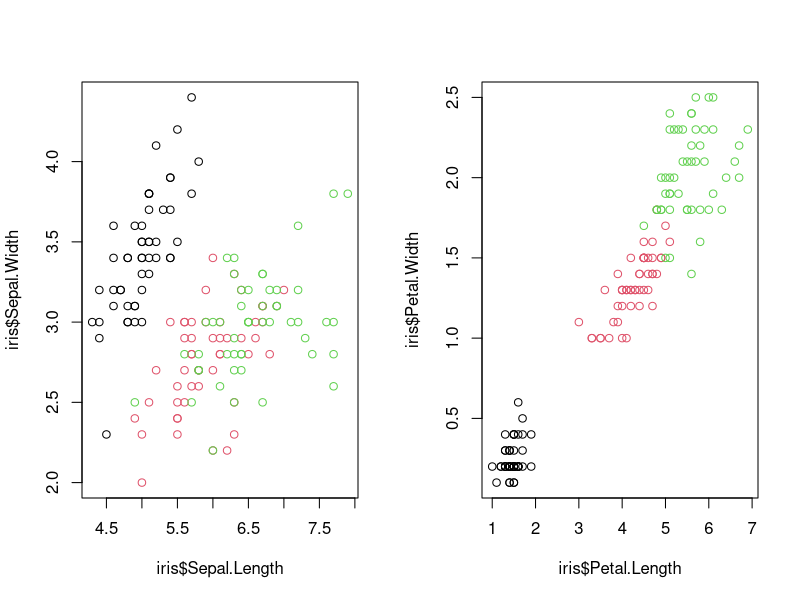
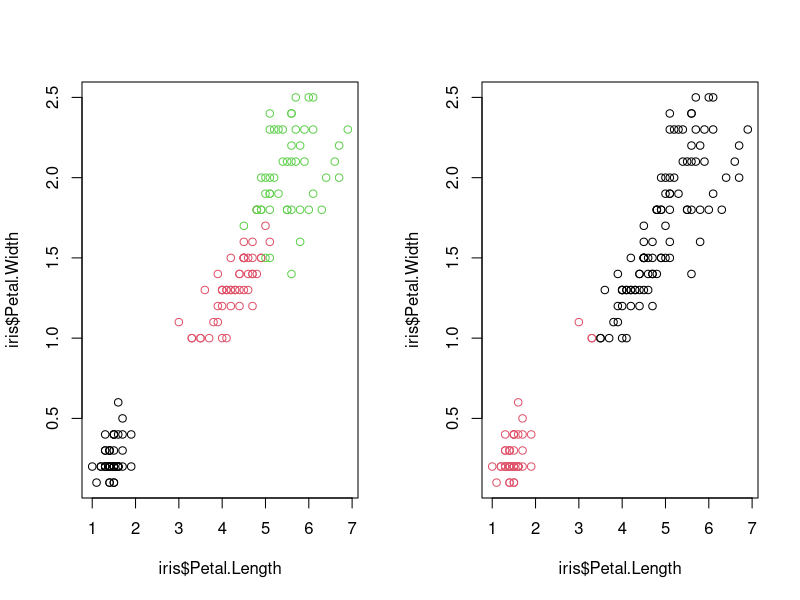
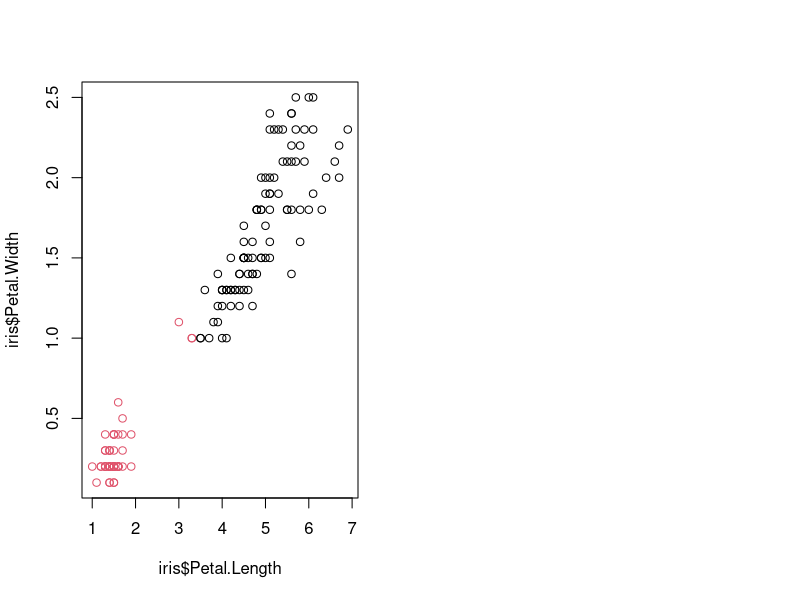
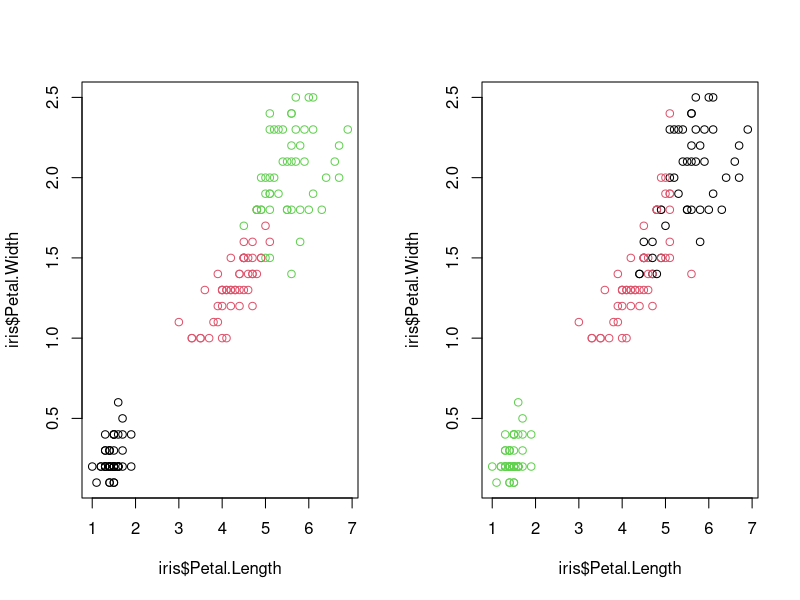
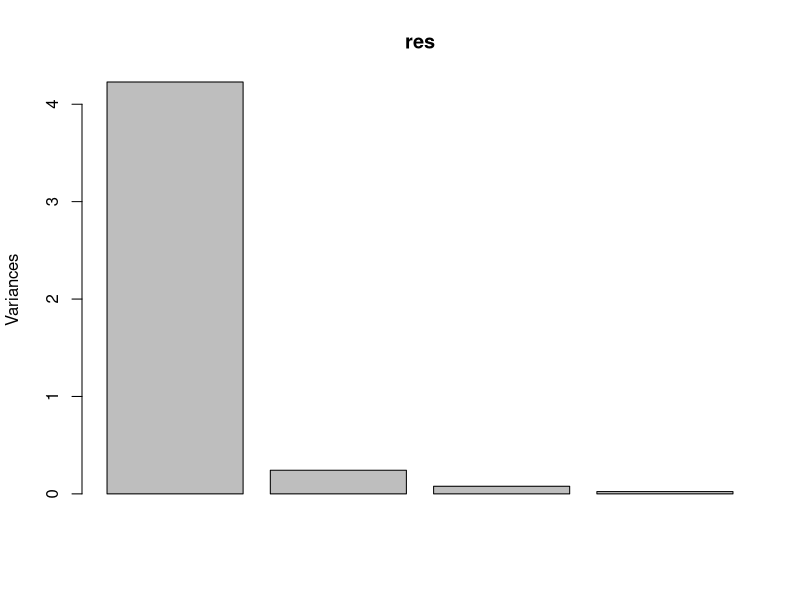
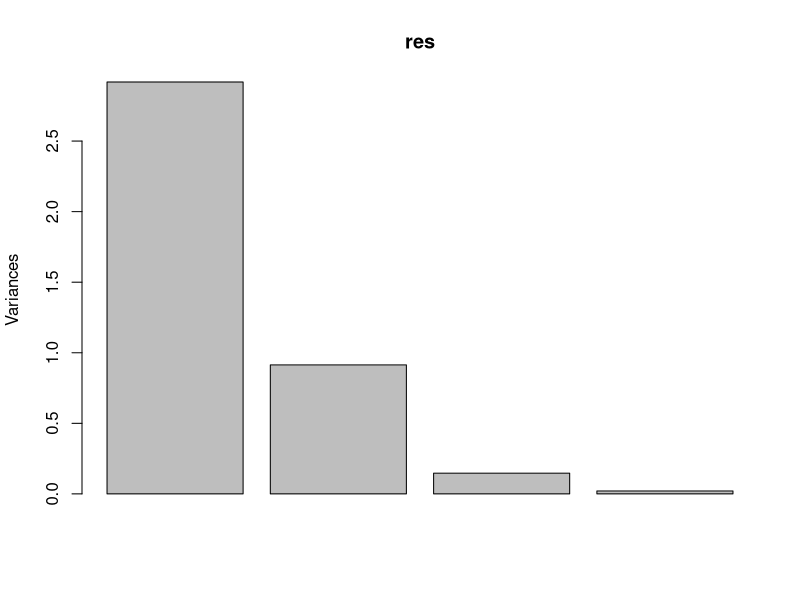
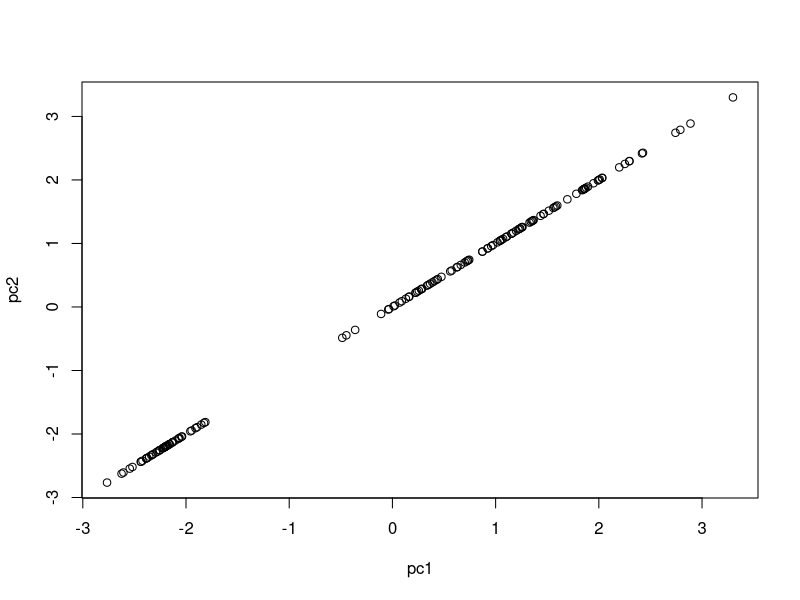
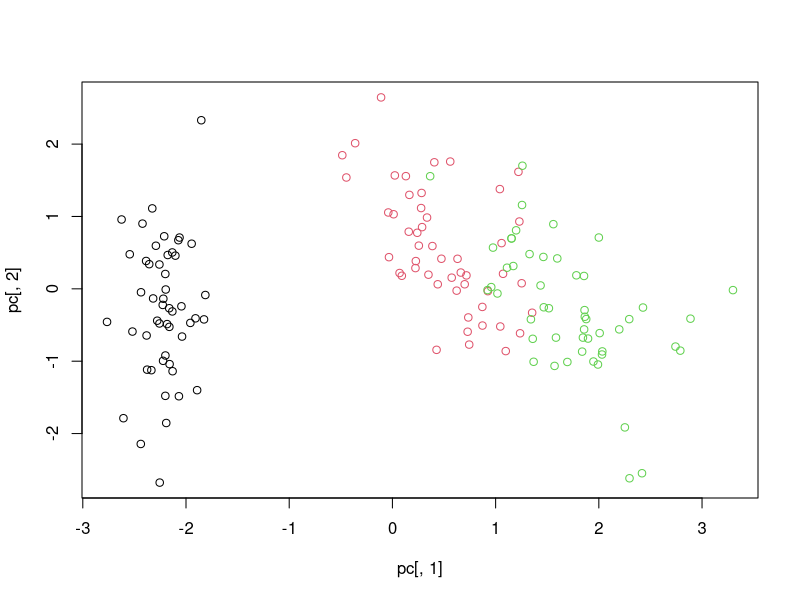

Here is the R script that generated these plots, in order:
data(iris)
head(iris)

table(iris$Species)

par(mfrow = c(1,2))
plot(iris$Sepal.Length, iris$Sepal.Width, col = iris$Species)
plot(iris$Petal.Length, iris$Petal.Width, col = iris$Species)

clustering <- kmeans(iris[,1:4], 2) # if clustering based on all fators, not good
par(mfrow = c(1,2))
plot(iris$Petal.Length, iris$Petal.Width, col = iris$Species)  # real
plot(iris$Petal.Length, iris$Petal.Width, col = clustering$cluster)

# scale the covariates
iris1 <- iris
for (i in 1:4) {
  iris1[,i] <- iris1[,i] - mean(iris1[,i])
  iris1[,i] <- iris1[,i]/sd(iris1[,i])
}

mean(iris1[,3])
sd(iris1[,3])

plot(iris$Petal.Length, iris$Petal.Width, col = clustering$cluster)

clustering <- kmeans(iris1[,1:4], 3)
par(mfrow = c(1,2))
plot(iris$Petal.Length, iris$Petal.Width, col = iris$Species)
plot(iris$Petal.Length, iris$Petal.Width, col = clustering$cluster)  # not good

# princinpal component analysis
# transforming the original variables into a new set of uncorrelated variables (principal components).
res <- prcomp(iris[,1:4])
names(res)

par(mfrow = c(1,1))
plot(res)
summary(res)

# "Elbow rule"
res <- prcomp(iris[,1:4], scale = T)
names(res)

par(mfrow = c(1,1))
plot(res)
summary(res)

res$sdev^2

names(res)
res$rotation

# Let's focus on the first principle component
rotation <- res$rotation[,1]
iris1 <- iris
for (i in 1:4) {
  iris1[,i] <- iris1[,i] - mean(iris1[,i])
  iris1[,i] <- iris1[,i]/sd(iris1[,i])
}

pc1 <- rep(NA, nrow(iris1))
for (i in 1:nrow(iris1)) {
  pc1[i] <- sum(iris1[i,1:4]*rotation)
}

pc2 <- rep(NA, nrow(iris1))
for (i in 1:nrow(iris1)) {
  pc2[i] <- sum(iris1[i,1:4]*rotation)
}

pc <- as.matrix(iris1[,1:4]) %*% res$rotation
head(pc)
head(res$x)

iris1[1,]
-0.521*0.9 - 0.269*1.016 - 0.58*1.336 - 0.565*1.311

head(res$x)

plot(pc1, pc2)

# visualization
library(ggplot2)
library(ggfortify)

plot(pc[,1], pc[,2], col = iris$Species)
autoplot(res, color = c(rep(1, 50), rep(2, 50), rep(3, 50)))

# Run k-means clustering on the dimension-reduced dataset
# Compare the clustering with the species covariate
# k means based on the first two principle components
clustering <- kmeans(cbind(res$x[,1], res$x[,2]), 3, nstart = 100)
autoplot(res, color = clustering$cluster)

# Plot PCA results
autoplot(pc, data = iris, colour = 'Species') +
  ggtitle("PCA Plot")

# Run k-means clustering on the dimension-reduced dataset
# Compare the clustering with the species covariate
# clustering <- kmeans(cbind(res$x[,1], res$x[,2]), 3, nstart = 100)

# Plot k-means clustering results
autoplot(pc, data = iris, colour = factor(clustering$cluster)) +
  ggtitle("K-means Clustering Plot")

pc1 <- res$x[,1]
pc2 <- res$x[,2]
par(mfrow = c(1,2))
plot(pc1, pc2, col = iris$Species)  # real
plot(pc1, pc2, col = clustering$cluster)  # predicted
